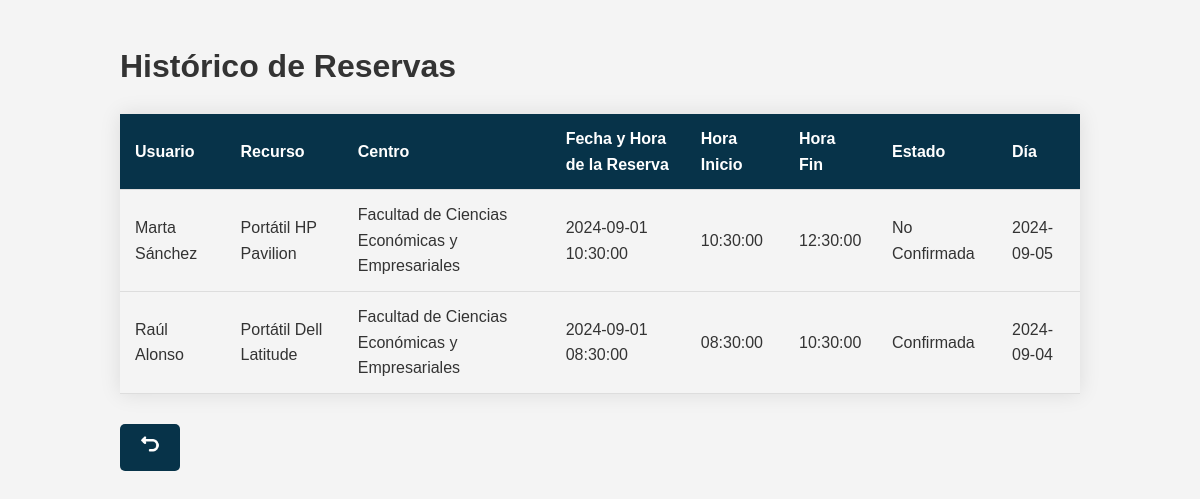
Screenshot of /Controllers/Reservas_Controller.php?action=historico (signed in) with the database file from the repository.
### tables this page shows
CREATE TABLE Reserva (
    ID_Reserva INT AUTO_INCREMENT PRIMARY KEY,
    ID_Usuario INT NOT NULL,
    ID_Recurso INT NOT NULL,
    Fecha_Hora_Reserva DATETIME NOT NULL,
    ID_Franja INT NOT NULL,
    Estado ENUM('Confirmada', 'No Confirmada') NOT NULL,
	Devuelto BOOLEAN NOT NULL DEFAULT FALSE,
    Fecha_Disfrute_Reserva DATE NOT NULL,
    FOREIGN KEY (ID_Usuario) REFERENCES Usuario(ID_Usuario) ON DELETE CASCADE,
    FOREIGN KEY (ID_Recurso) REFERENCES Recurso(ID_Recurso) ON DELETE CASCADE,
    FOREIGN KEY (ID_Franja) REFERENCES Franja(ID_Franja)
);

CREATE TABLE Usuario (
    ID_Usuario INT AUTO_INCREMENT PRIMARY KEY,
    DNI VARCHAR(9) NOT NULL UNIQUE,
    Nombre VARCHAR(50) NOT NULL,
    Apellidos VARCHAR(50) NOT NULL,
    NIU VARCHAR(50) NOT NULL UNIQUE,
    Email VARCHAR(100) NOT NULL,
    Rol ENUM('Estudiante', 'Docente', 'Becario de infraestructura', 'Personal de conserjeria', 'Admin') NOT NULL,
    Contrasena VARCHAR(100) NOT NULL,
    ID_Centro INT NULL,
    FOREIGN KEY (ID_Centro) REFERENCES Centro(ID_Centro) ON DELETE CASCADE
);

CREATE TABLE Recurso (
    ID_Recurso INT AUTO_INCREMENT PRIMARY KEY,
    Tipo ENUM('Aula', 'Laboratorio', 'Salón de Actos', 'Sala de Juntas', 'Portátil', 'Seminario', 'Otros') NOT NULL,
    Descripcion TEXT NOT NULL,
    Disponibilidad ENUM('Disponible', 'No disponible') NOT NULL,
    ID_Centro INT NULL,
    FOREIGN KEY (ID_Centro) REFERENCES Centro(ID_Centro) ON DELETE CASCADE
);

CREATE TABLE Centro (
    ID_Centro INT AUTO_INCREMENT PRIMARY KEY,
    Nombre VARCHAR(50) NOT NULL,
    Direccion VARCHAR(100) NOT NULL,
    Telefono VARCHAR(15) NOT NULL,
    Email VARCHAR(100) NOT NULL
);

CREATE TABLE Franja (
    ID_Franja INT AUTO_INCREMENT PRIMARY KEY,
    Hora_Inicio TIME NOT NULL,
    Hora_Fin TIME NOT NULL
);

### models/Reservas_Model.php (called while the page is built, shortened)
<?php
class Reservas_Model {
    function __construct($ID_Reserva, $ID_Usuario, $ID_Recurso, $Fecha_Hora_Reserva, $ID_Franja, $Estado, $Fecha_Disfrute_Reserva = null) {
        include_once 'Access_DB.php';
        $this->mysqli = ConnectDB();
    }
    public function getAllReservas() {
        $sql = "SELECT
                    r.ID_Reserva,
                    u.Nombre AS NombreUsuario,
                    u.Apellidos AS ApellidosUsuario,
                    rec.Descripcion AS DescripcionRecurso,
                    c.Nombre AS NombreCentro,
                    r.Fecha_Hora_Reserva AS FechaReserva,
                    f.Hora_Inicio,
                    f.Hora_Fin,
                    r.Estado,
                    r.Fecha_Disfrute_Reserva AS Fecha_Disfrute_Reserva
                FROM Reserva r
                JOIN Usuario u ON r.ID_Usuario = u.ID_Usuario
                JOIN Recurso rec ON r.ID_Recurso = rec.ID_Recurso
                JOIN Centro c ON rec.ID_Centro = c.ID_Centro
                JOIN Franja f ON r.ID_Franja = f.ID_Franja
                ORDER BY r.Fecha_Hora_Reserva DESC";
        $result = $this->mysqli->query($sql);
        return $result;
    }
}
?>

### models/Access_DB.php (called while the page is built, shortened)
<?php
function ConnectDB() {
    $mysqli = new mysqli("localhost", "root", "", "uvigores");
    return $mysqli;
}
?>

### views/Reserva_Historico_View.php (the view, shortened to what this page needs)
<?php
class Reserva_Historico_View {
    private $result;
    function __construct($result) {
        $this->result = $result;
        $this->render();
    }
    function render() {
        include '../Locales/Strings_SPANISH.php';
        $isAdmin = ($_SESSION['rol'] === 'Admin');
        ?>
        <!DOCTYPE html>
        <html lang="es">
        <head>
            <link rel="stylesheet" href="../css/styles.css">
        </head>
        <body>
            <div class="container">
                <h1><?php echo $strings['Histórico de Reservas']; ?></h1>
                <table class="table">
                    <thead>
                        <tr>
                            <?php if ($isAdmin): ?>
                                <th><?php echo $strings['Usuario']; ?></th>
                            <?php endif; ?>
                            <th><?php echo $strings['Recurso']; ?></th>
                            <th><?php echo $strings['Centro']; ?></th>
                            <th><?php echo $strings['Fecha y Hora de la Reserva']; ?></th>
                            <th><?php echo $strings['Hora Inicio']; ?></th>
                            <th><?php echo $strings['Hora Fin']; ?></th>
                            <th><?php echo $strings['Estado']; ?></th>
                            <th><?php echo $strings['Día']; ?></th>
                        </tr>
                    </thead>
                    <tbody>
                    <?php
                    while ($row = $this->result->fetch_assoc()) {
                        echo "<tr>";
                        if ($isAdmin) {
                            echo "<td>{$row['NombreUsuario']} {$row['ApellidosUsuario']}</td>";
                        }
                        echo "<td>{$row['DescripcionRecurso']}</td>";
                        echo "<td>{$row['NombreCentro']}</td>";
                        echo "<td>{$row['FechaReserva']}</td>";
                        echo "<td>{$row['Hora_Inicio']}</td>";
                        echo "<td>{$row['Hora_Fin']}</td>";
                        echo "<td>{$row['Estado']}</td>";
                        echo "<td>{$row['Fecha_Disfrute_Reserva']}</td>";
                        echo "</tr>";
                    }
                    ?>
                    </tbody>
                </table>
                <a class="button" href="../index.php" title="<?php echo $strings['Volver']; ?>">
                    <img src="../views/img/turn-back.png" alt="<?php echo $strings['Volver']; ?>" style="width: 20px; height: 20px;">
                </a>
            </div>
        </body>
        </html>
        <?php
    }
}
?>

### css/styles.css (style rules this page uses)
body { font-family: 'Arial', sans-serif; background-color: #f4f4f4; color: #333; margin: 0; padding: 0; line-height: 1.6; }
.container { width: 80%; margin: 0 auto; padding: 20px; }
a { color: #0056b3; text-decoration: none; font-weight: bold; }
button, .button { background-color: #073349; color: white; padding: 10px 20px; border: none; cursor: pointer; text-align: center; border-radius: 5px; font-size: 16px; margin: 5px 0; display: inline-block; }
.table { width: 100%; border-collapse: collapse; margin: 20px 0; font-size: 16px; box-shadow: 0 0 20px rgba(0, 0, 0, 0.1); }
.table thead { background-color: #073349; color: white; }
.table th, .table td { padding: 12px 15px; text-align: left; border-bottom: 1px solid #ddd; }
.button { display: inline-block; padding: 10px 20px; margin: 10px 5px 0 0; background-color: #073349; color: white; text-align: center; text-decoration: none; border-radius: 5px; transition: background-color 0.3s ease; }

### rows the page displays
reserva: ID_Usuario.Nombre "Marta", ID_Usuario.Apellidos "Sánchez", ID_Recurso.Descripcion "Portátil HP Pavilion", centro.Nombre "Facultad de Ciencias Económicas y Empresariales", Fecha_Hora_Reserva "2024-09-01 10:30:00", ID_Franja.Hora_Inicio "10:30:00", ID_Franja.Hora_Fin "12:30:00", Estado "No Confirmada", Fecha_Disfrute_Reserva "2024-09-05"
reserva: ID_Usuario.Nombre "Raúl", ID_Usuario.Apellidos "Alonso", ID_Recurso.Descripcion "Portátil Dell Latitude", centro.Nombre "Facultad de Ciencias Económicas y Empresariales", Fecha_Hora_Reserva "2024-09-01 08:30:00", ID_Franja.Hora_Inicio "08:30:00", ID_Franja.Hora_Fin "10:30:00", Estado "Confirmada", Fecha_Disfrute_Reserva "2024-09-04"

### other values shown
$strings['Histórico de Reservas'] "Histórico de Reservas"
$strings['Usuario'] "Usuario"
$strings['Recurso'] "Recurso"
$strings['Centro'] "Centro"
$strings['Fecha y Hora de la Reserva'] "Fecha y Hora de la Reserva"
$strings['Hora Inicio'] "Hora Inicio"
$strings['Hora Fin'] "Hora Fin"
$strings['Estado'] "Estado"
$strings['Día'] "Día"
